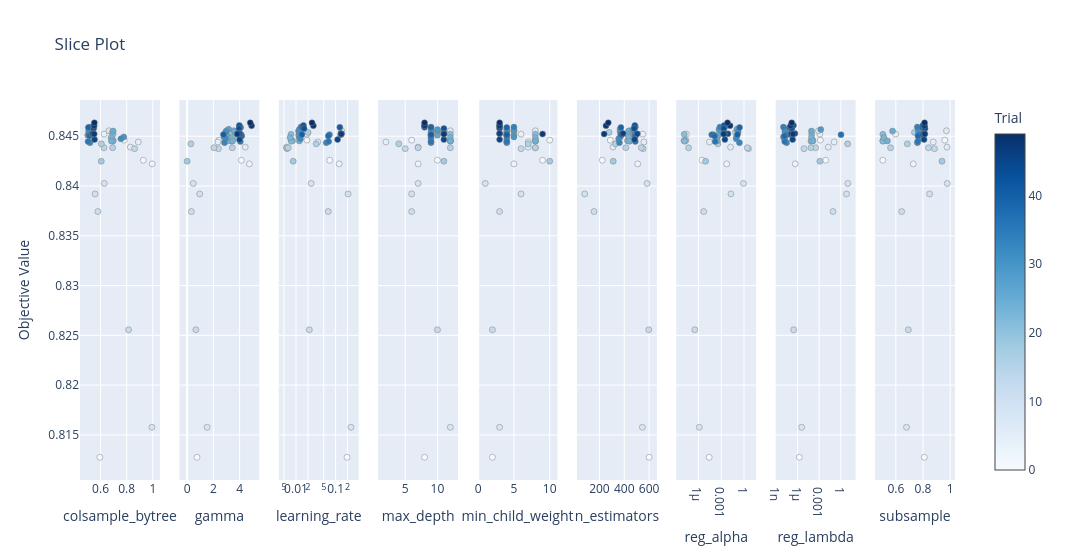

Source (notebook cell):
### Code cell
# slice plot -- individual parameter effect on objective
optuna.visualization.plot_slice(study)
